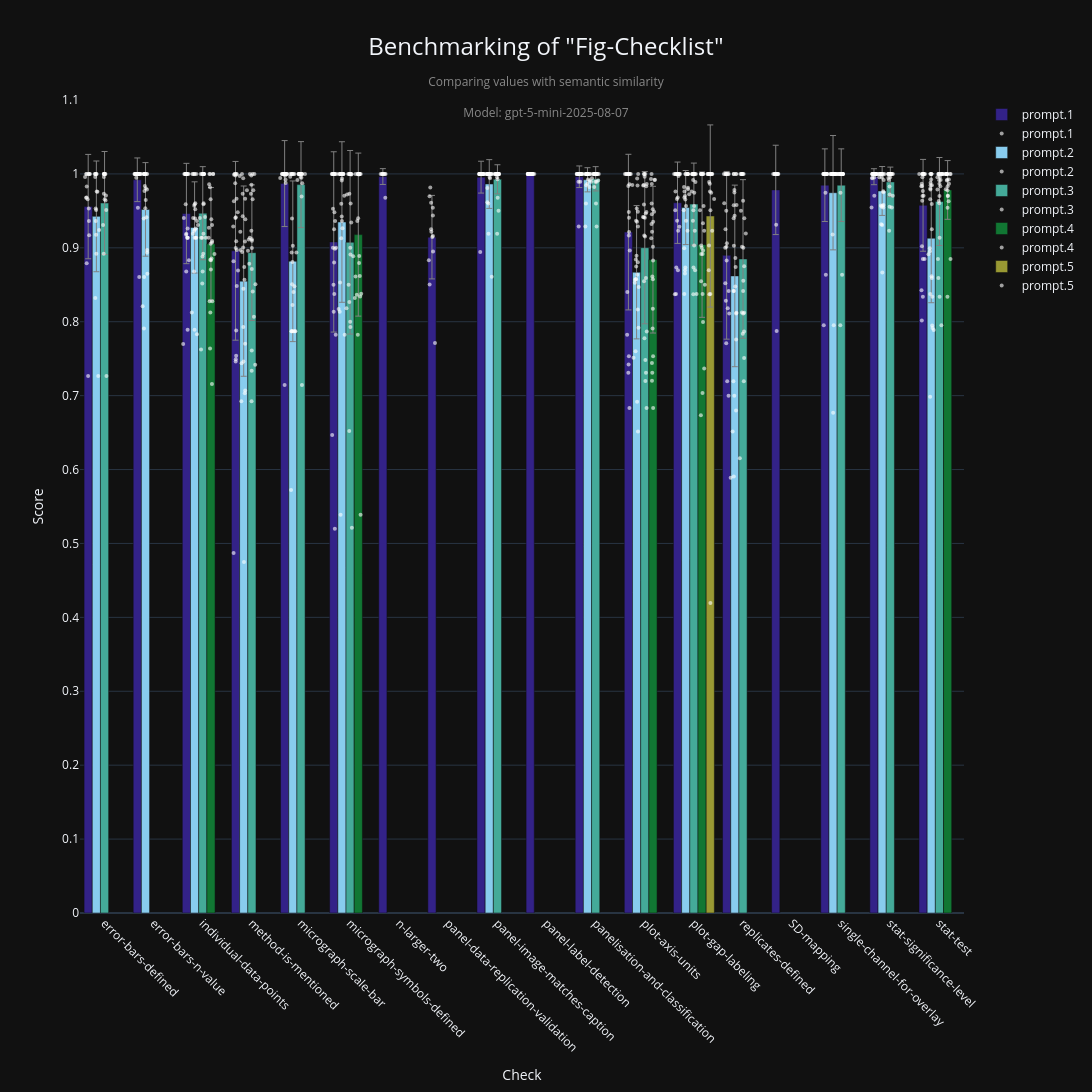

Notebook code cell kept with this figure:
### Code cell
fig, df = checklist_visualization(
    "fig-checklist",
    metric="semantic_similarity",  # "semantic_similarity", "perfect_match" longest_common_subsequence
    model=MODEL,
    aggregation_level=0,
)
fig.show()

### Figure 1 — Plotly figure (JSON) as saved in the notebook; plotly's stock layout.template omitted (floating-point values rounded to 4 significant figures; data arrays with more than 128 entries replaced by an {"elided": "..."} marker saying what was removed)
{"data": [{"error_y": {"array": [0.07061, 0.02954, 0.06785, 0.1209, 0.05815, 0.122, 0.01072, 0.05649, 0.02154, 2.643e-09, 0.01463, 0.1053, 0.05504, 0.1135, 0.06043, 0.04914, 0.0108, 0.06212], "color": "grey", "thickness": 1, "type": "data", "visible": true, "width": 3}, "hoverinfo": "text", "hovertext": ["Check: error-bars-defined<br>Average Score: 0.956<br>Prompt: prompt.1<br>Num Points: 16", "Check: error-bars-n-value<br>Average Score: 0.992<br>Prompt: prompt.1<br>Num Points: 24", "Check: individual-data-points<br>Average Score: 0.946<br>Prompt: prompt.1<br>Num Points: 24", "Check: method-is-mentioned<br>Average Score: 0.896<br>Prompt: prompt.1<br>Num Points: 24", "Check: micrograph-scale-bar<br>Average Score: 0.987<br>Prompt: prompt.1<br>Num Points: 24", "Check: micrograph-symbols-defined<br>Average Score: 0.908<br>Prompt: prompt.1<br>Num Points: 24", "Check: n-larger-two<br>Average Score: 0.996<br>Prompt: prompt.1<br>Num Points: 9", "Check: panel-data-replication-validation<br>Average Score: 0.914<br>Prompt: prompt.1<br>Num Points: 13", "Check: panel-image-matches-caption<br>Average Score: 0.996<br>Prompt: prompt.1<br>Num Points: 24", "Check: panel-label-detection<br>Average Score: 1.000<br>Prompt: prompt.1<br>Num Points: 46", "Check: panelisation-and-classification<br>Average Score: 0.996<br>Prompt: prompt.1<br>Num Points: 24", "Check: plot-axis-units<br>Average Score: 0.921<br>Prompt: prompt.1<br>Num Points: 24", "Check: plot-gap-labeling<br>Average Score: 0.961<br>Prompt: prompt.1<br>Num Points: 24", "Check: replicates-defined<br>Average Score: 0.890<br>Prompt: prompt.1<br>Num Points: 24", "Check: SD-mapping<br>Average Score: 0.978<br>Prompt: prompt.1<br>Num Points: 13", "Check: single-channel-for-overlay<br>Average Score: 0.985<br>Prompt: prompt.1<br>Num Points: 24", "Check: stat-significance-level<br>Average Score: 0.996<br>Prompt: prompt.1<br>Num Points: 24", "Check: stat-test<br>Average Score: 0.957<br>Prompt: prompt.1<br>Num Points: 24"], "marker": {"color": "#332288"}, "name": "prompt.1", "showlegend": true, "type": "bar", "width": 0.1667, "x": [-0.3333, 0.6667, 1.667, 2.667, 3.667, 4.667, 5.667, 6.667, 7.667, 8.667, 9.667, 10.67, 11.67, 12.67, 13.67, 14.67, 15.67, 16.67], "y": [0.9558, 0.9921, 0.9464, 0.8959, 0.9869, 0.908, 0.9964, 0.9144, 0.9956, 1.0, 0.9962, 0.9213, 0.961, 0.8899, 0.9784, 0.9847, 0.9962, 0.9575]}, {"hovertext": {"elided": "409 str values"}, "marker": {"color": "white", "line": {"color": "white", "width": 0}, "opacity": 0.6, "size": 4}, "mode": "markers", "name": "prompt.1", "showlegend": true, "type": "scatter", "x": {"elided": "409 float values"}, "y": {"elided": "409 float values"}}, {"error_y": {"array": [0.07489, 0.06331, 0.0617, 0.1287, 0.1087, 0.1086, 0.03297, 0.01635, 0.09018, 0.05011, 0.1228, 0.07735, 0.03307, 0.08726], "color": "grey", "thickness": 1, "type": "data", "visible": true, "width": 3}, "hoverinfo": "text", "hovertext": ["Check: error-bars-defined<br>Average Score: 0.943<br>Prompt: prompt.2<br>Num Points: 16", "Check: error-bars-n-value<br>Average Score: 0.952<br>Prompt: prompt.2<br>Num Points: 24", "Check: individual-data-points<br>Average Score: 0.928<br>Prompt: prompt.2<br>Num Points: 24", "Check: method-is-mentioned<br>Average Score: 0.855<br>Prompt: prompt.2<br>Num Points: 24", "Check: micrograph-scale-bar<br>Average Score: 0.882<br>Prompt: prompt.2<br>Num Points: 24", "Check: micrograph-symbols-defined<br>Average Score: 0.935<br>Prompt: prompt.2<br>Num Points: 24", "Check: panel-image-matches-caption<br>Average Score: 0.986<br>Prompt: prompt.2<br>Num Points: 24", "Check: panelisation-and-classification<br>Average Score: 0.992<br>Prompt: prompt.2<br>Num Points: 24", "Check: plot-axis-units<br>Average Score: 0.867<br>Prompt: prompt.2<br>Num Points: 24", "Check: plot-gap-labeling<br>Average Score: 0.954<br>Prompt: prompt.2<br>Num Points: 24", "Check: replicates-defined<br>Average Score: 0.862<br>Prompt: prompt.2<br>Num Points: 24", "Check: single-channel-for-overlay<br>Average Score: 0.975<br>Prompt: prompt.2<br>Num Points: 24", "Check: stat-significance-level<br>Average Score: 0.977<br>Prompt: prompt.2<br>Num Points: 24", "Check: stat-test<br>Average Score: 0.913<br>Prompt: prompt.2<br>Num Points: 24"], "marker": {"color": "#88CCEE"}, "name": "prompt.2", "showlegend": true, "type": "bar", "width": 0.1667, "x": [-0.1667, 0.8333, 1.833, 2.833, 3.833, 4.833, 7.833, 9.833, 10.83, 11.83, 12.83, 14.83, 15.83, 16.83], "y": [0.9426, 0.952, 0.9276, 0.8549, 0.8818, 0.9349, 0.9863, 0.9921, 0.867, 0.9545, 0.862, 0.9746, 0.9769, 0.913]}, {"hovertext": {"elided": "328 str values"}, "marker": {"color": "white", "line": {"color": "white", "width": 0}, "opacity": 0.6, "size": 4}, "mode": "markers", "name": "prompt.2", "showlegend": true, "type": "scatter", "x": {"elided": "328 float values"}, "y": {"elided": "328 float values"}}, {"error_y": {"array": [0.06971, 0.063, 0.09173, 0.05817, 0.1242, 0.01966, 0.01644, 0.103, 0.05552, 0.1073, 0.04914, 0.02001, 0.05954], "color": "grey", "thickness": 1, "type": "data", "visible": true, "width": 3}, "hoverinfo": "text", "hovertext": ["Check: error-bars-defined<br>Average Score: 0.961<br>Prompt: prompt.3<br>Num Points: 16", "Check: individual-data-points<br>Average Score: 0.947<br>Prompt: prompt.3<br>Num Points: 24", "Check: method-is-mentioned<br>Average Score: 0.893<br>Prompt: prompt.3<br>Num Points: 24", "Check: micrograph-scale-bar<br>Average Score: 0.986<br>Prompt: prompt.3<br>Num Points: 24", "Check: micrograph-symbols-defined<br>Average Score: 0.907<br>Prompt: prompt.3<br>Num Points: 24", "Check: panel-image-matches-caption<br>Average Score: 0.993<br>Prompt: prompt.3<br>Num Points: 24", "Check: panelisation-and-classification<br>Average Score: 0.993<br>Prompt: prompt.3<br>Num Points: 24", "Check: plot-axis-units<br>Average Score: 0.900<br>Prompt: prompt.3<br>Num Points: 24", "Check: plot-gap-labeling<br>Average Score: 0.959<br>Prompt: prompt.3<br>Num Points: 24", "Check: replicates-defined<br>Average Score: 0.885<br>Prompt: prompt.3<br>Num Points: 24", "Check: single-channel-for-overlay<br>Average Score: 0.985<br>Prompt: prompt.3<br>Num Points: 24", "Check: stat-significance-level<br>Average Score: 0.989<br>Prompt: prompt.3<br>Num Points: 24", "Check: stat-test<br>Average Score: 0.963<br>Prompt: prompt.3<br>Num Points: 24"], "marker": {"color": "#44AA99"}, "name": "prompt.3", "showlegend": true, "type": "bar", "width": 0.1667, "x": [0, 2, 3, 4, 5, 8, 10, 11, 12, 13, 15, 16, 17], "y": [0.9606, 0.9468, 0.8934, 0.9855, 0.9075, 0.9927, 0.9934, 0.9002, 0.9591, 0.8849, 0.9847, 0.9892, 0.9627]}, {"hovertext": {"elided": "304 str values"}, "marker": {"color": "white", "line": {"color": "white", "width": 0}, "opacity": 0.6, "size": 4}, "mode": "markers", "name": "prompt.3", "showlegend": true, "type": "scatter", "x": {"elided": "304 float values"}, "y": {"elided": "304 float values"}}, {"error_y": {"array": [0.07623, 0.1103, 0.09926, 0.09831, 0.03974], "color": "grey", "thickness": 1, "type": "data", "visible": true, "width": 3}, "hoverinfo": "text", "hovertext": ["Check: individual-data-points<br>Average Score: 0.905<br>Prompt: prompt.4<br>Num Points: 24", "Check: micrograph-symbols-defined<br>Average Score: 0.918<br>Prompt: prompt.4<br>Num Points: 24", "Check: plot-axis-units<br>Average Score: 0.884<br>Prompt: prompt.4<br>Num Points: 24", "Check: plot-gap-labeling<br>Average Score: 0.904<br>Prompt: prompt.4<br>Num Points: 24", "Check: stat-test<br>Average Score: 0.978<br>Prompt: prompt.4<br>Num Points: 24"], "marker": {"color": "#117733"}, "name": "prompt.4", "showlegend": true, "type": "bar", "width": 0.1667, "x": [2.167, 5.167, 11.17, 12.17, 17.17], "y": [0.9053, 0.9179, 0.884, 0.9043, 0.9783]}, {"hovertext": ["10.1038_emboj.2009.312", "10.1038_s44319-025-00432-6", "10.1038_emboj.2009.340", "10.1038_s44319-025-00438-0", "10.1038_embor.2009.217", "10.1038_s44320-025-00092-7", "10.1038_s44320-025-00092-7", "10.1038_embor.2009.233", "10.1038_s44320-025-00094-5", "10.1038_s44318-025-00409-0", "10.1038_s44320-025-00096-3", "10.1038_s44318-025-00412-5", "10.1038_s44321-025-00219-1", "10.1038_s44318-025-00416-1", "10.1038_s44319-025-00415-7", "10.1038_s44321-025-00224-4", "10.15252_emmm.201404392", "10.15252_emmm.201404392", "10.15252_emmm.201404392", "10.15252_emmm.201606261", "10.1038_s44319-025-00629-9", "10.1038_s41592-023-01987", "10.1242_jcs.242834", "10.1242_jcs.242834", "10.1038_emboj.2009.312", "10.1038_s44319-025-00432-6", "10.1038_emboj.2009.340", "10.1038_s44319-025-00438-0", "10.1038_embor.2009.217", "10.1038_s44320-025-00092-7", "10.1038_s44320-025-00092-7", "10.1038_embor.2009.233", "10.1038_s44320-025-00094-5", "10.1038_s44318-025-00409-0", "10.1038_s44320-025-00096-3", "10.1038_s44318-025-00412-5", "10.1038_s44321-025-00219-1", "10.1038_s44318-025-00416-1", "10.1038_s44319-025-00415-7", "10.1038_s44321-025-00224-4", "10.15252_emmm.201404392", "10.15252_emmm.201404392", "10.15252_emmm.201404392", "10.15252_emmm.201606261", "10.1038_s44319-025-00629-9", "10.1038_s41592-023-01987", "10.1242_jcs.242834", "10.1242_jcs.242834", "10.1038_emboj.2009.312", "10.1038_s44319-025-00432-6", "10.1038_emboj.2009.340", "10.1038_s44319-025-00438-0", "10.1038_embor.2009.217", "10.1038_s44320-025-00092-7", "10.1038_s44320-025-00092-7", "10.1038_embor.2009.233", "10.1038_s44320-025-00094-5", "10.1038_s44318-025-00409-0", "10.1038_s44320-025-00096-3", "10.1038_s44318-025-00412-5", "10.1038_s44321-025-00219-1", "10.1038_s44318-025-00416-1", "10.1038_s44319-025-00415-7", "10.1038_s44321-025-00224-4", "10.15252_emmm.201404392", "10.15252_emmm.201404392", "10.15252_emmm.201404392", "10.15252_emmm.201606261", "10.1038_s44319-025-00629-9", "10.1038_s41592-023-01987", "10.1242_jcs.242834", "10.1242_jcs.242834", "10.1038_emboj.2009.312", "10.1038_s44319-025-00432-6", "10.1038_emboj.2009.340", "10.1038_s44319-025-00438-0", "10.1038_embor.2009.217", "10.1038_s44320-025-00092-7", "10.1038_s44320-025-00092-7", "10.1038_embor.2009.233", "10.1038_s44320-025-00094-5", "10.1038_s44318-025-00409-0", "10.1038_s44320-025-00096-3", "10.1038_s44318-025-00412-5", "10.1038_s44321-025-00219-1", "10.1038_s44318-025-00416-1", "10.1038_s44319-025-00415-7", "10.1038_s44321-025-00224-4", "10.15252_emmm.201404392", "10.15252_emmm.201404392", "10.15252_emmm.201404392", "10.15252_emmm.201606261", "10.1038_s44319-025-00629-9", "10.1038_s41592-023-01987", "10.1242_jcs.242834", "10.1242_jcs.242834", "10.1038_emboj.2009.312", "10.1038_s44319-025-00432-6", "10.1038_emboj.2009.340", "10.1038_s44319-025-00438-0", "10.1038_embor.2009.217", "10.1038_s44320-025-00092-7", "10.1038_s44320-025-00092-7", "10.1038_embor.2009.233", "10.1038_s44320-025-00094-5", "10.1038_s44318-025-00409-0", "10.1038_s44320-025-00096-3", "10.1038_s44318-025-00412-5", "10.1038_s44321-025-00219-1", "10.1038_s44318-025-00416-1", "10.1038_s44319-025-00415-7", "10.1038_s44321-025-00224-4", "10.15252_emmm.201404392", "10.15252_emmm.201404392", "10.15252_emmm.201404392", "10.15252_emmm.201606261", "10.1038_s44319-025-00629-9", "10.1038_s41592-023-01987", "10.1242_jcs.242834", "10.1242_jcs.242834"], "marker": {"color": "white", "line": {"color": "white", "width": 0}, "opacity": 0.6, "size": 4}, "mode": "markers", "name": "prompt.4", "showlegend": true, "type": "scatter", "x": [2.211, 2.154, 2.15, 2.13, 2.135, 2.186, 2.238, 2.16, 2.19, 2.174, 2.178, 2.148, 2.148, 2.119, 2.193, 2.211, 2.124, 2.165, 2.166, 2.189, 2.154, 2.141, 2.159, 2.187, 5.226, 5.194, 5.137, 5.183, 5.162, 5.215, 5.192, 5.096, 5.157, 5.154, 5.11, 5.175, 5.147, 5.181, 5.213, 5.193, 5.111, 5.178, 5.16, 5.164, 5.168, 5.197, 5.186, 5.204, 11.2, 11.15, 11.21, 11.14, 11.17, 11.15, 11.16, 11.15, 11.17, 11.15, 11.16, 11.17, 11.19, 11.17, 11.14, 11.15, 11.16, 11.13, 11.13, 11.16, 11.14, 11.17, 11.14, 11.14, 12.19, 12.15, 12.14, 12.19, 12.16, 12.18, 12.21, 12.2, 12.18, 12.15, 12.12, 12.18, 12.18, 12.16, 12.21, 12.16, 12.22, 12.14, 12.15, 12.19, 12.15, 12.18, 12.15, 12.19, 17.23, 17.16, 17.16, 17.13, 17.23, 17.17, 17.17, 17.19, 17.17, 17.09, 17.15, 17.15, 17.22, 17.19, 17.11, 17.14, 17.17, 17.15, 17.16, 17.15, 17.14, 17.16, 17.19, 17.15], "y": [1.0, 0.8126, 1.0, 0.9859, 1.0, 0.7157, 0.8915, 0.9658, 0.9092, 0.9386, 0.8854, 0.9818, 0.7637, 0.9138, 0.8275, 1.0, 0.927, 0.8707, 0.8832, 0.931, 0.8839, 0.8275, 0.9056, 0.9071, 0.838, 1.0, 0.8364, 0.8793, 1.0, 1.0, 1.0, 0.8319, 0.7822, 1.0, 1.0, 1.0, 0.9363, 1.0, 0.5387, 1.0, 0.8612, 0.9992, 1.0, 0.94, 1.0, 0.862, 0.889, 0.8343, 0.9917, 0.731, 0.9921, 0.9453, 0.7532, 0.72, 0.7907, 0.7442, 0.6834, 0.8612, 0.8175, 0.8828, 0.9489, 0.9016, 1.0, 0.9217, 0.9521, 0.9932, 0.9129, 0.8575, 0.9599, 0.9352, 0.9324, 0.9863, 0.7996, 1.0, 0.6733, 0.9333, 1.0, 0.7037, 0.7367, 0.9566, 0.8374, 0.8547, 0.9509, 0.8915, 1.0, 1.0, 0.9233, 0.9, 0.85, 1.0, 1.0, 1.0, 0.8917, 1.0, 0.9033, 0.8962, 1.0, 0.8339, 0.9778, 0.9792, 0.885, 0.9704, 0.9833, 0.9631, 0.97, 1.0, 1.0, 1.0, 1.0, 0.9868, 1.0, 1.0, 0.9543, 1.0, 0.992, 1.0, 1.0, 1.0, 0.9923, 0.9911]}, {"error_y": {"array": [0.1232], "color": "grey", "thickness": 1, "type": "data", "visible": true, "width": 3}, "hoverinfo": "text", "hovertext": ["Check: plot-gap-labeling<br>Average Score: 0.943<br>Prompt: prompt.5<br>Num Points: 24"], "marker": {"color": "#999933"}, "name": "prompt.5", "showlegend": true, "type": "bar", "width": 0.1667, "x": [12.33], "y": [0.9431]}, {"hovertext": ["10.1038_emboj.2009.312", "10.1038_s44319-025-00432-6", "10.1038_emboj.2009.340", "10.1038_s44319-025-00438-0", "10.1038_embor.2009.217", "10.1038_s44320-025-00092-7", "10.1038_s44320-025-00092-7", "10.1038_embor.2009.233", "10.1038_s44320-025-00094-5", "10.1038_s44318-025-00409-0", "10.1038_s44320-025-00096-3", "10.1038_s44318-025-00412-5", "10.1038_s44321-025-00219-1", "10.1038_s44318-025-00416-1", "10.1038_s44319-025-00415-7", "10.1038_s44321-025-00224-4", "10.15252_emmm.201404392", "10.15252_emmm.201404392", "10.15252_emmm.201404392", "10.15252_emmm.201606261", "10.1038_s44319-025-00629-9", "10.1038_s41592-023-01987", "10.1242_jcs.242834", "10.1242_jcs.242834"], "marker": {"color": "white", "line": {"color": "white", "width": 0}, "opacity": 0.6, "size": 4}, "mode": "markers", "name": "prompt.5", "showlegend": true, "type": "scatter", "x": [12.34, 12.32, 12.34, 12.31, 12.28, 12.32, 12.32, 12.41, 12.34, 12.35, 12.34, 12.3, 12.37, 12.36, 12.37, 12.33, 12.31, 12.31, 12.37, 12.3, 12.35, 12.28, 12.31, 12.33], "y": [0.9996, 1.0, 0.4196, 0.9889, 1.0, 0.8371, 0.9867, 0.9661, 0.8374, 0.9747, 0.9509, 0.8696, 1.0, 1.0, 0.9233, 1.0, 1.0, 1.0, 1.0, 1.0, 1.0, 1.0, 0.9033, 0.9762]}], "layout": {"barmode": "group", "height": 1200, "title": {"font": {"size": 24}, "text": "Benchmarking of \"Fig-Checklist\"<br><span style=\"font-size: 0.5em; color: #888;\">Comparing values with semantic similarity</span><br><span style=\"font-size: 0.5em; color: #888;\">Model: gpt-5-mini-2025-08-07</span>", "x": 0.5, "y": 0.95}, "width": 2400, "xaxis": {"range": [-0.5, 17.5], "tickangle": 45, "ticktext": ["error-bars-defined", "error-bars-n-value", "individual-data-points", "method-is-mentioned", "micrograph-scale-bar", "micrograph-symbols-defined", "n-larger-two", "panel-data-replication-validation", "panel-image-matches-caption", "panel-label-detection", "panelisation-and-classification", "plot-axis-units", "plot-gap-labeling", "replicates-defined", "SD-mapping", "single-channel-for-overlay", "stat-significance-level", "stat-test"], "tickvals": [0, 1, 2, 3, 4, 5, 6, 7, 8, 9, 10, 11, 12, 13, 14, 15, 16, 17], "title": {"text": "Check"}}, "yaxis": {"dtick": 0.1, "range": [0, 1.1], "title": {"text": "Score"}}}}
